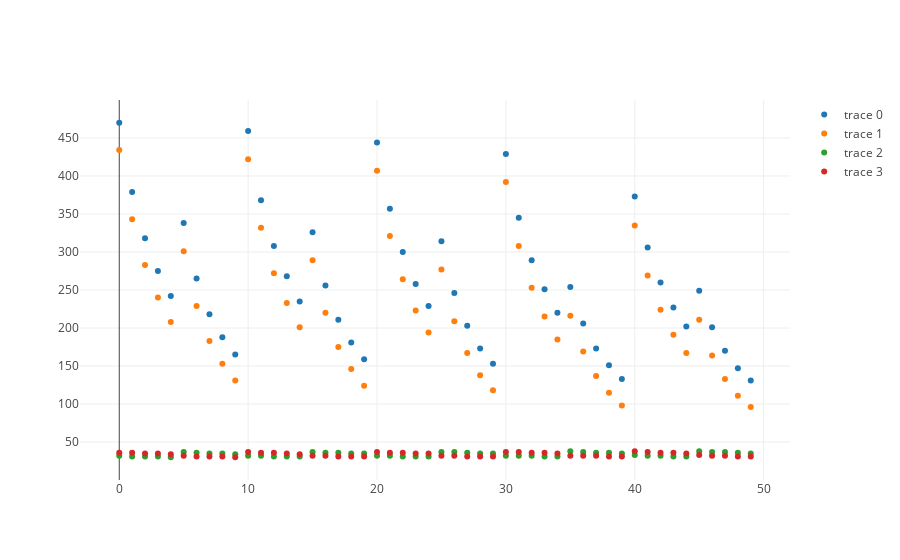

Notebook cell for this chart:
### Code cell
my_workplace.plot_performance()
